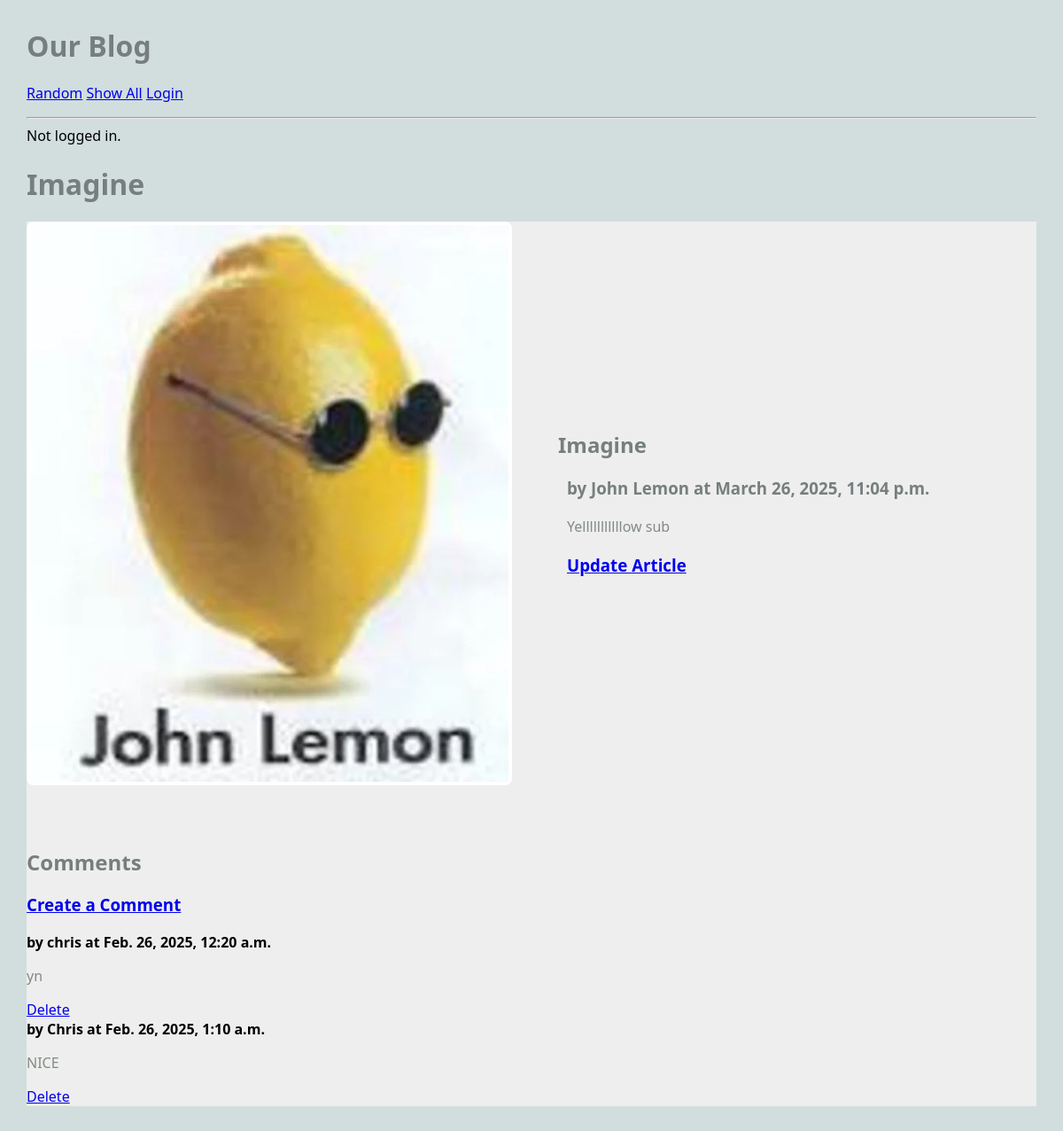
/blog/article/5, run on the app's committed database.
### blog/models.py (models this page shows, shortened)
class Article(models.Model):
  title = models.TextField(blank=True)
  author = models.TextField(blank=True)
  text = models.TextField(blank=True)
  published = models.DateTimeField(auto_now=True)
  image_file = models.ImageField(blank=True)
  user = models.ForeignKey(User,on_delete=models.CASCADE)
  def get_all_comments(self):
    comments = Comment.objects.filter(article=self)
    return comments

class Comment(models.Model):
  article = models.ForeignKey(Article, on_delete=models.CASCADE)
  author = models.TextField(blank=False)
  text = models.TextField(blank=False)
  published = models.DateTimeField(auto_now=True)
  def __str__(self):
    return f'{self.text}'

### blog/views.py (the view)
# urls.py: path('article/<int:pk>', ArticleView.as_view(), name="article"),
class ArticleView(DetailView):
  model = Article
  template_name = "blog/article.html"
  context_object_name = 'article'

### blog/templates/blog/article.html
{% extends 'blog/base.html' %}
{% block content %}
<h1>{{article.title}}</h1>
<main class="grid-container">
  <article class="featured">
    {% if article.image_file %}
    <img src="{{article.image_file.url}}" alt="">
    {% else %}
    <h3>No Image</h3>
    {% endif %}
    <div>
      <h2>{{article.title}}</h2>
      <h3>by {{article.author}} at {{article.published}}</h3>
      <p>
        {{article.text}}
      </p>
      <h3>
        <a href="{% url 'update_article' article.pk %}">Update Article</a>
      </h3>
    </div>
  </article>
    <div>
  <h2> Comments </h2>
  <h3>
    <a href="{% url 'create_comment' article.pk %}">Create a Comment</a>
  </h3>
    {% for comment in article.get_all_comments %}
    <div>
      <strong> by {{comment.author}} at {{comment.published}}</strong>
      <p>
        {{comment.text}}
      </p>
       <a href="{% url 'delete_comment' comment.pk %}">Delete</a>
    </div>
    {% endfor %}
  </div>
</main>
{% endblock %}

### static/styles-blog.css (style rules this page uses)
body { margin: 30px; background: #d1dedd; font-family:'Segoe UI', Tahoma, Geneva, Verdana, sans-serif; }
h1, h2, h3 { color: #767f7e; }
p { color: #828b82; }
.grid-container { background: #eee; max-width: 900px; display: grid; grid-template-columns: repeat(3, 1fr); grid-gap: 10px; max-width: 1200px; margin: 20px auto; }
article.featured { grid-column: span 3; display: grid; gap: 60px; grid-template-columns: 1fr 1fr; align-items: center; border-bottom: 1px #bbc7c7; padding-bottom: 40px; }
article img, article.featured img { width: 100%; border: 4px solid #fff; border-radius: 8px; }
article p, article h3 { margin: 20px 10px; }

### data on the page
Article: title "Imagine", image_file (picture), author "John Lemon", published "March 26, 2025, 11:04 p.m.", text "Yelllllllllllow sub"
Comment: author "chris", published "Feb. 26, 2025, 12:20 a.m.", text "yn"
Comment: author "Chris", published "Feb. 26, 2025, 1:10 a.m.", text "NICE"
